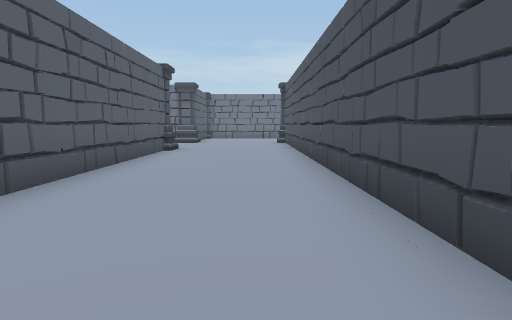
view 1 (above)

24 first-person views from a walk through a Unity game level. The camera is 1.4 m above the floor, tilts 6° down and sees 75° across. The floor is counted in squares, 2 m on a side. Each view is taken from the middle of a square. On the plan, view 1 faces up. The plan holds only what a view shows up to about 10 squares ahead; the rest is blank. The place goes on beyond the plan. Some animated figures are not drawn.

view 2
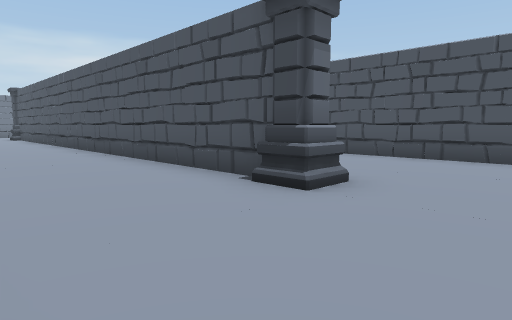

view 3
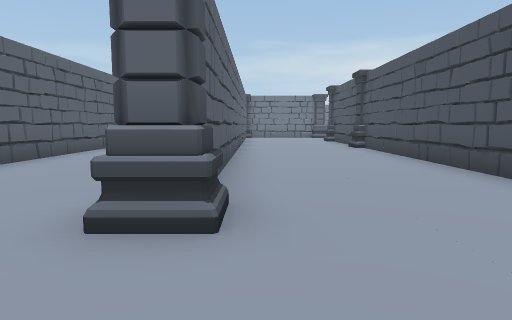

view 4
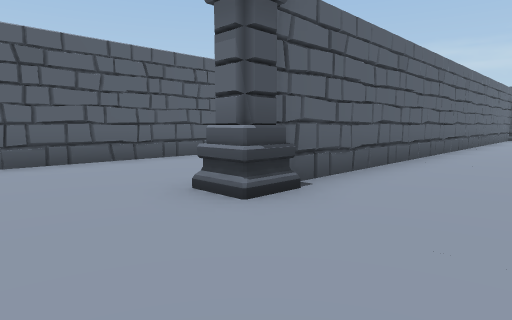

view 5
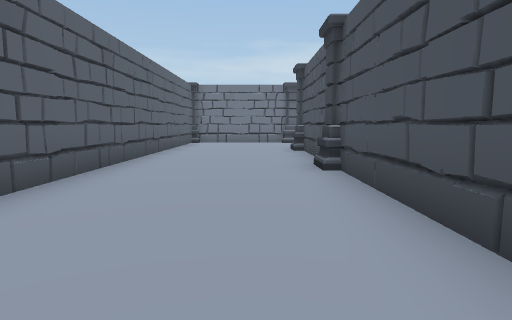

view 6
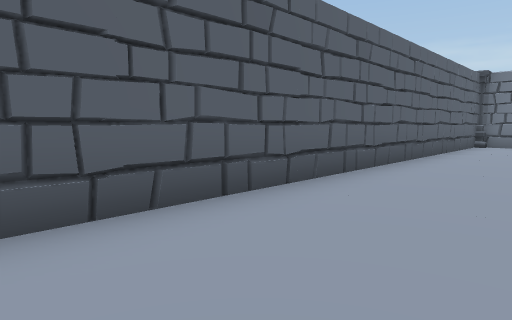

view 7
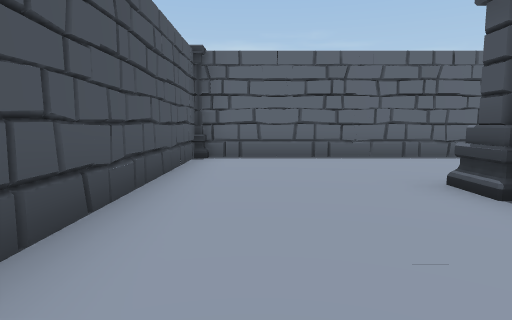

view 8
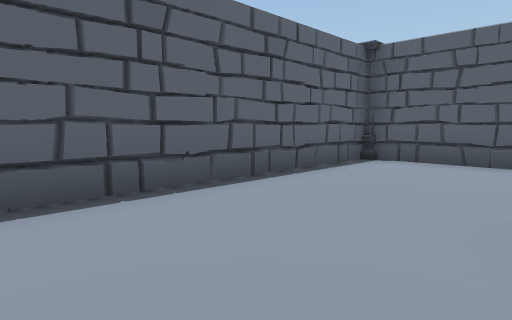

view 9
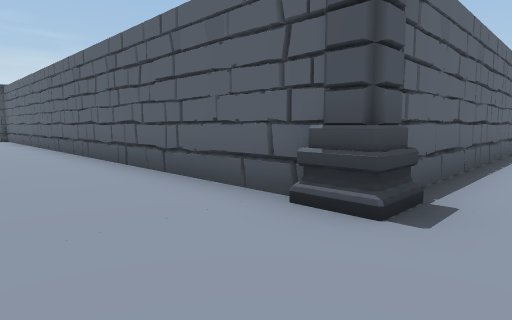

view 10
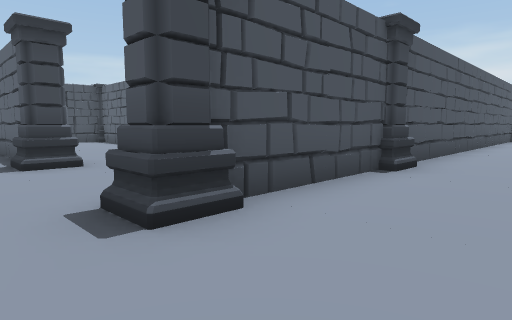

view 11
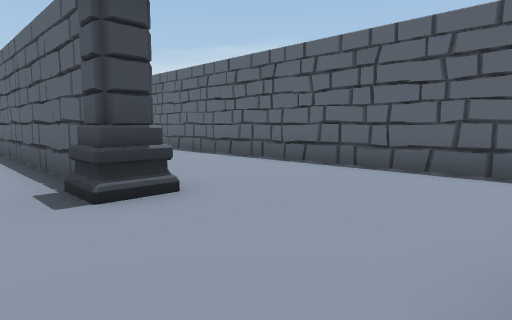

view 12
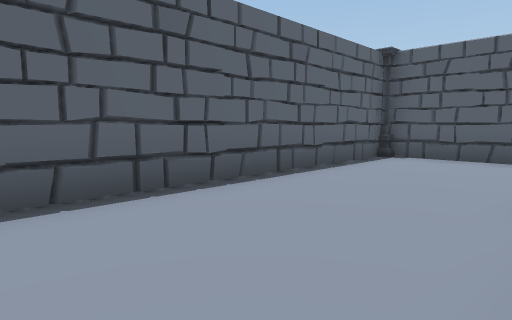

view 13
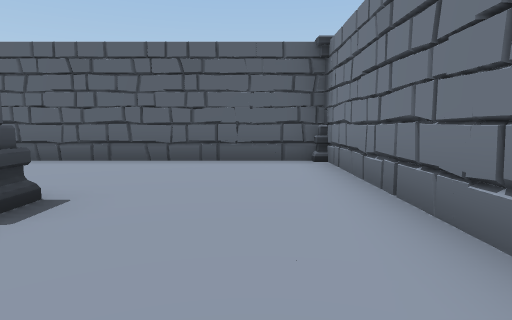

view 14
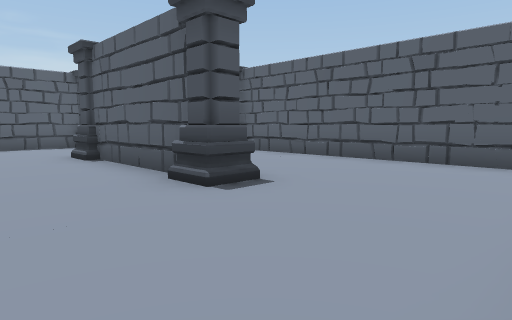

view 15
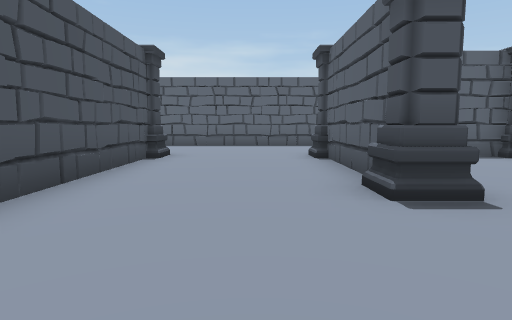

view 16
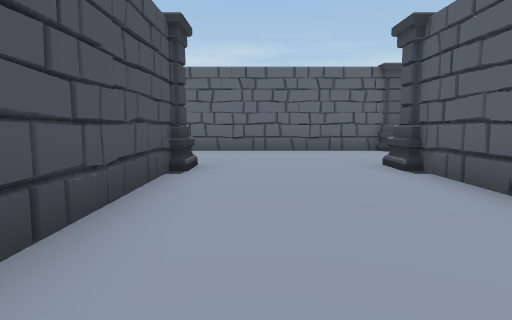

view 17
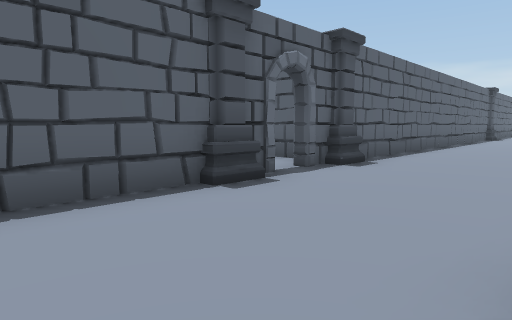

view 18
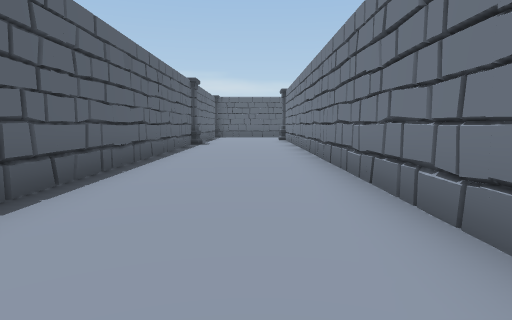

view 19
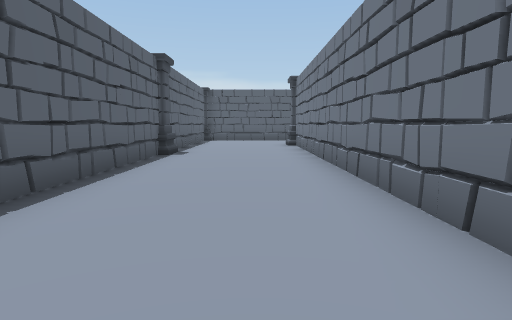

view 20
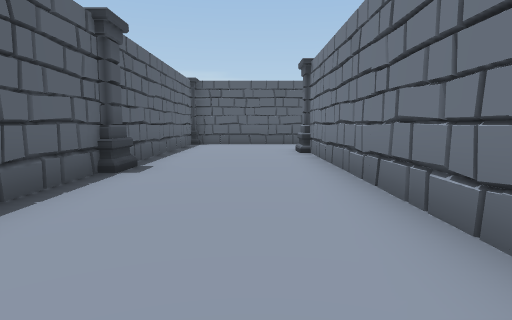

view 21
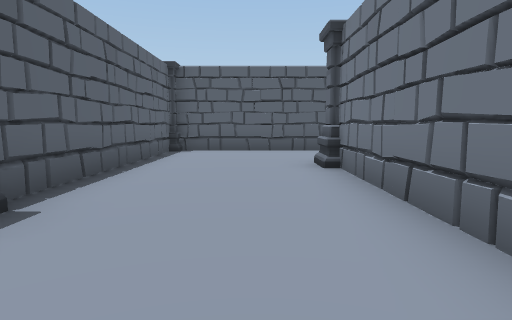

view 22
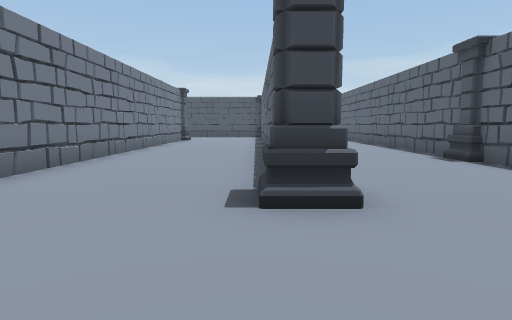

view 23
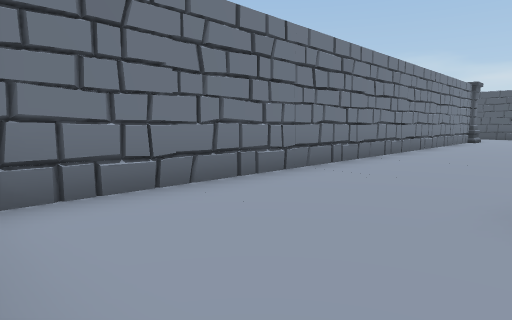

view 24
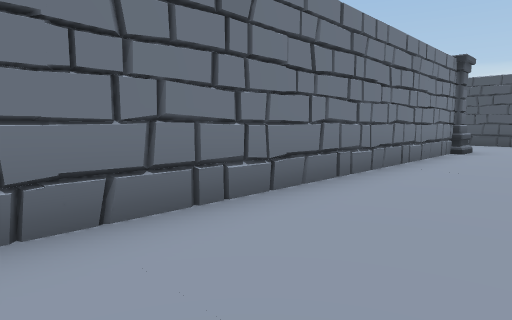

### Floor plan
Points are (right, up) in squares from view 1. A wall is a line through its corners. A room is listed if a view was taken in it or the views show most of it. See-through windows are left out.
Room 1 (views 1, 2, 3, 4, 5, 6, 7, 8, 9, 10)
walls: (1.3, 3.5) (1.6, 3.1); (1.7, 6.7) (1.3, 6.5); (1.2, -2.2) (1.2, 10); (-2.5, 9.4) (-2.5, -5.5); (1.5, 11.5) (1.5, -2.3); (-2.5, -6.3) (5.3, -6.3) (5.3, 9.3)
ways out: opening at (5, 10.5) to room 2; opening at (-4, 11) to room 3
objects: column (-3, 10); column (1, -3); column (5, 6)
Room 2 (views 11, 12)
walls: (10, 9.7) (13.5, 9.7); (5.6, 8.1) (5.6, 5.7) (13.5, 5.7)
ways out: opening at (5, 10.5) to room 1
objects: column (5, 10); column (9, 10)
Room 3 (views 13, 14, 15, 16, 17, 18, 19, 20, 21, 22, 23, 24)
walls: (-6.7, -10.6) (-21.6, -10.6); (-4.8, -14.6) (-18.5, -14.6); (1.5, -10.8) (1.5, -14.3); (2.3, -6.6) (-2.5, -6.6) (-2.5, -14.3) (-1.4, -14.3); (-15.7, -14.3) (-12.7, -14.3); (-14.6, -18.3) (-3.4, -18.3); (-2.5, -19.4) (-2.5, -20); (0.5, -18.3) (6, -18.3); (5.3, -13.5) (5.3, -9.9); (-22.2, -14) (-22.2, -18.3) (-15.5, -18.3); (3.3, -18.2) (3.7, -18.5); (-10, 9.7) (-3.4, 9.7)
ways out: opening at (-4, 11) to room 1
objects: column (-19, -14); column (-15, -18); column (-6, -10); column (-3, -18) to (-2, -18); column (-3, -15); column (-3, -6); column (0, -18); column (1, -15); column (1, -10); column (5, -14)

Where each view was taken, in squares from view 1:
view 1: 0 up, 0 right, facing up
view 2: 5 down, 2 left, facing up-right
view 3: 5 down, 2 right, facing up
view 4: 5 down, 4 right, facing up-left
view 5: 0 up, 4 right, facing up
view 6: 1 up, 4 right, facing up-left
view 7: 1 up, 4 right, facing down
view 8: 3 down, 4 right, facing down-left
view 9: 11 up, 0 right, facing down-left
view 10: 11 up, 3 right, facing down-right
view 11: 11 up, 6 right, facing down-right
view 12: 9 up, 13 right, facing down-left
view 13: 8 down, 4 right, facing left
view 14: 7 down, 4 right, facing down-left
view 15: 7 down, 3 right, facing down
view 16: 9 down, 4 right, facing down
view 17: 15 down, 3 right, facing down-left
view 18: 16 down, 3 left, facing left
view 19: 16 down, 7 left, facing left
view 20: 16 down, 10 left, facing left
view 21: 16 down, 13 left, facing left
view 22: 14 down, 22 left, facing right
view 23: 14 down, 22 left, facing up-right
view 24: 13 down, 16 left, facing up-right
